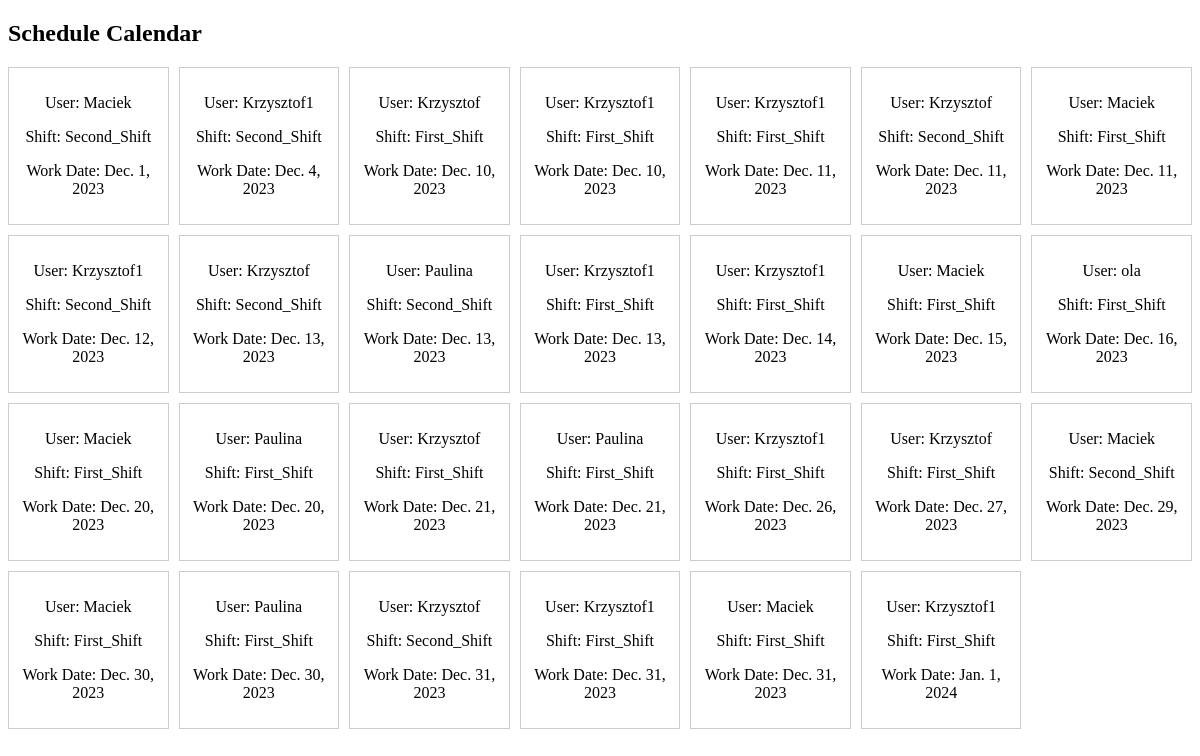
The app's page /generate_schedule/ (signed in), older data.
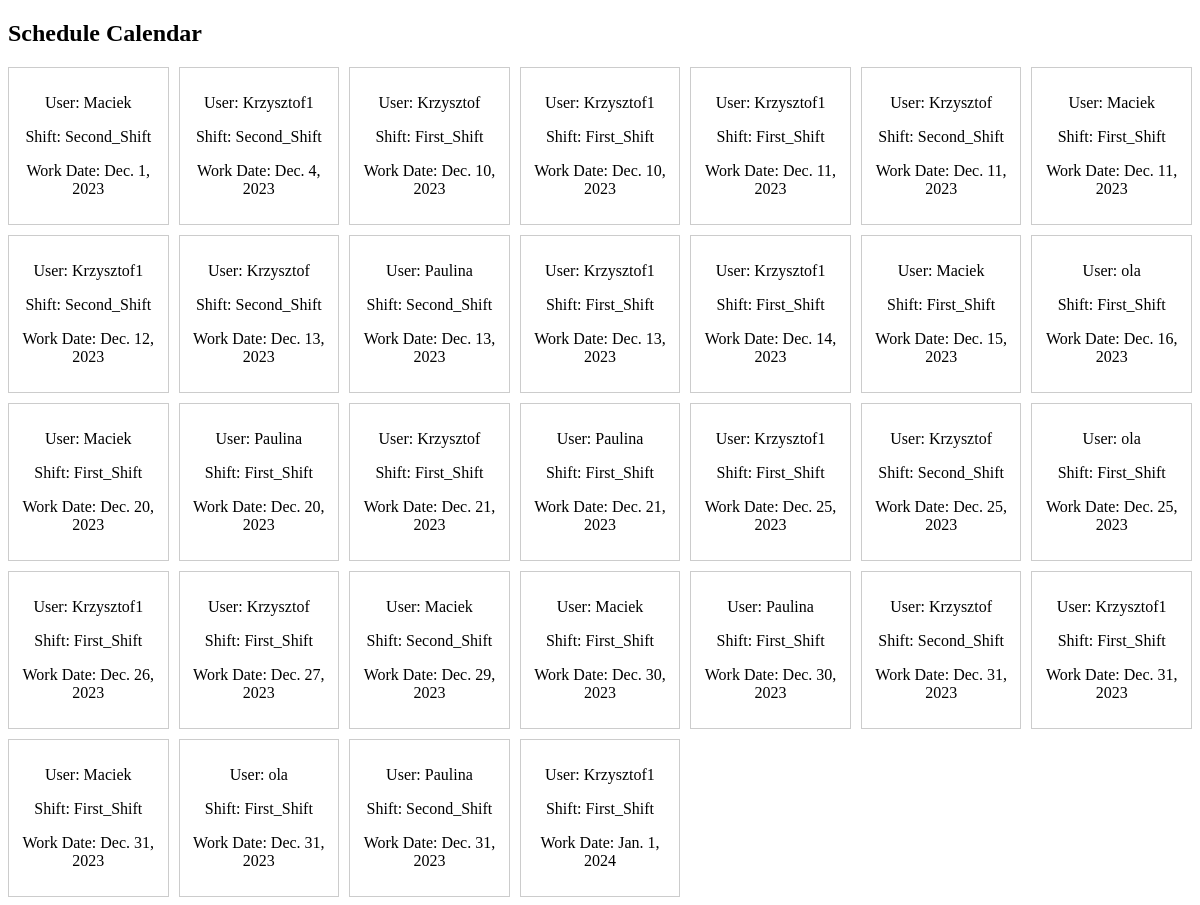
The same page, newer data.
### viewer/models.py (models this page shows, shortened)
class Schedule(models.Model):
    UniqueID = models.AutoField(primary_key=True)
    user = models.ForeignKey(User, on_delete=models.CASCADE, null=True, blank=True)
    shift_id = models.ForeignKey(Shift, on_delete=models.CASCADE)
    work_date = models.DateField()
    month = models.IntegerField(default=0)  # Domyślna wartość
    year = models.IntegerField(default=0)   # Domyślna wartość

class Shift(models.Model):
    SHIFT_CHOICES = [
        ('First_Shift', '8:00-16:00'),
        ('Second_Shift', '14:00-22:00'),
    ]
    shift_id = models.AutoField(primary_key=True)
    shift_name = models.CharField(max_length=20, choices=SHIFT_CHOICES)
    hours = models.IntegerField(default=8)
    min_num_workers = models.PositiveIntegerField(default=2)
    max_num_workers = models.PositiveIntegerField(default=3)

### viewer/views.py (the view, shortened to what this page needs)
# urls.py: path('generate_schedule/', views.generate_schedule, name='generate_schedule'),
@user_passes_test(is_admin, login_url='login')
@login_required(login_url='login')
def generate_schedule(request):
    work_restrictions, created = WorkRestrictions.objects.get_or_create(
        max_daily_hours=8,
        min_hours_between=12,
        hours_limit=8
    )
    if created:
        messages.info(request, "Work restrictions created successfully.")
    shifts_data = [
        {'shift_name': 'First_Shift', 'hours': 8, 'min_num_workers': 2, 'max_num_workers': 3},
        {'shift_name': 'Second_Shift', 'hours': 8, 'min_num_workers': 2, 'max_num_workers': 3},
    ]
    for shift_data in shifts_data:
        shift, created = Shift.objects.get_or_create(
            shift_name=shift_data['shift_name'],
            defaults={
                'hours': shift_data['hours'],
                'min_num_workers': shift_data['min_num_workers'],
                'max_num_workers': shift_data['max_num_workers']
            }
        )
        if created:
            messages.info(request, f"Shift {shift.shift_name} created successfully.")
    users_availabilities = UserAvailability.objects.all()
    schedule_entries = []
    for user_availability in users_availabilities:
        try:
            shift = Shift.objects.get(shift_name=user_availability.shift_preferences)
        except Shift.DoesNotExist:
            messages.error(request, f"Shift {user_availability.shift_preferences} does not exist.")
            continue
        existing_hours_for_user = Schedule.objects.filter(
            user=user_availability.user_id,
            work_date=user_availability.day
        ).aggregate(models.Sum('shift_id__hours'))['shift_id__hours__sum'] or 0
    all_schedule_entries = Schedule.objects.all().order_by('work_date')
    return render(request, 'schedule/schedule_list.html', {'schedule_entries': all_schedule_entries})

### viewer/views.py (called while the page is built)
def is_admin(user):
    return user.is_authenticated and user.is_staff

### viewer/templates/schedule/schedule_list.html (shortened to what this page needs)
<!DOCTYPE html>
<html lang="en">
<head>
    <link rel="stylesheet" type="text/css" href="https://cdn.datatables.net/1.10.25/css/jquery.dataTables.css">
</head>
<body>
    <h2>Schedule Calendar</h2>
    <div class="calendar">
        {% for schedule_entry in schedule_entries %}
            <div class="day">
                <p>User: {{ schedule_entry.user.username }}</p>
                <p>Shift: {{ schedule_entry.shift_id.shift_name }}</p>
                <p>Work Date: {{ schedule_entry.work_date }}</p>
            </div>
        {% endfor %}
    </div>
</body>
</html>

Row changes from the older to the newer data that the page shows:
added Schedule: user.username "Krzysztof1", shift_id.shift_name "First_Shift", work_date "Dec. 25, 2023"
added Schedule: user.username "Krzysztof", shift_id.shift_name "Second_Shift", work_date "Dec. 25, 2023"
added Schedule: user.username "ola", shift_id.shift_name "First_Shift", work_date "Dec. 25, 2023"
added Schedule: user.username "ola", shift_id.shift_name "First_Shift", work_date "Dec. 31, 2023"
added Schedule: user.username "Paulina", shift_id.shift_name "Second_Shift", work_date "Dec. 31, 2023"
